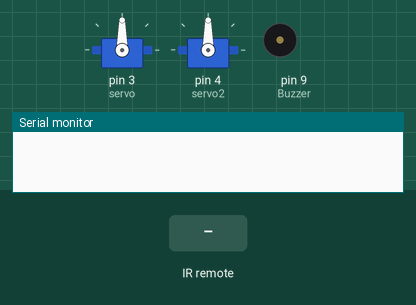
This sketch was run on a simulated Arduino Uno, built with avr-gcc and run on an emulated ATmega328P. On the bench: 2 × servo, buzzer (waves = sounding, pin HIGH), the last lines printed to the serial monitor. The inputs (shaded band) are chosen by the test bench.

Above: at 1.2 s.
1.3 s: infrared code 0xE17AD827 received
At 1.9 s:
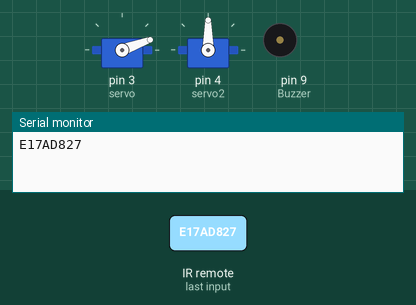
2.8 s: infrared code 0xE17A38C7 received
At 4.0 s:
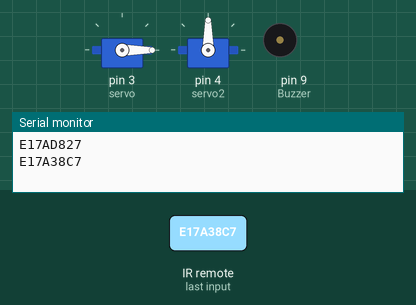
4.3 s: infrared code 0xE17AD02F received
At 5.3 s:
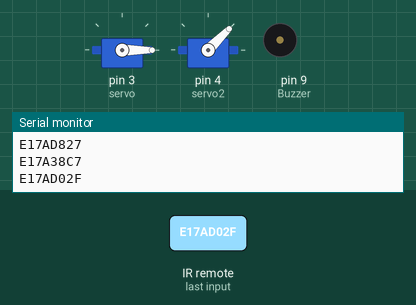
5.8 s: infrared code 0xE17A30CF received
At 6.5 s:
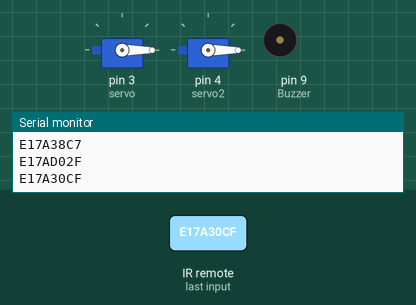
7.3 s: infrared code 0xE17AA857 received
At 7.6 s:
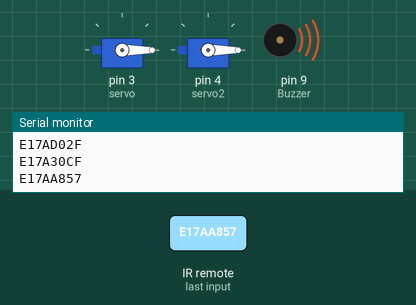
8.8 s: infrared code 0xE17AD827 received
At 10.0 s:
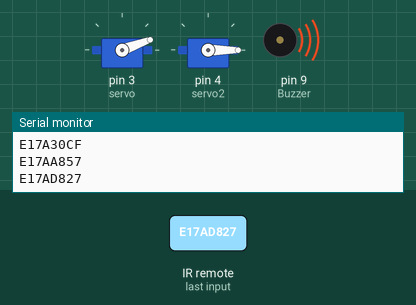
Timing chart, 0 to 11.3 s (numbered marks = the images above; inputs shaded):
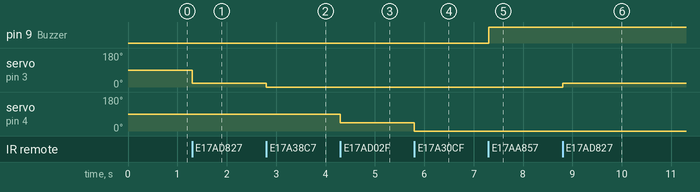

The sketch:

receptor_servo_buzzer.ino
```cpp
#include <Servo.h>
#include <IRremote.h>

//Servos
Servo servo;
Servo servo2;

//Receptor
IRrecv ir_recebe(11);
decode_results codigo_recebido;

//Variaveis movimentos
int pos_a = 0;
int pos_d = 0;
int pos_w = 0;
int pos_s = 0;

//Buzzer nao esta funcionando.
//Buzzer
float seno = 0;
int frequencia = 0;
int Buzzer = 9;

void setup(){
  //Pinagem dos servos
  servo.attach(3);
  servo2.attach(4);
  //Buzzer
  pinMode(Buzzer,OUTPUT);
  //Receptor
  ir_recebe.enableIRIn();
  Serial.begin(9600);

}


void loop() {
   //Verificando os valores lidos
   if (ir_recebe.decode(&codigo_recebido)) {

   //Mostrando os valores lidos
   if (codigo_recebido.value != 0 ){
   Serial.println(codigo_recebido.value, HEX); //mostra no serial o resultado
   }

    /*
     * Movimentos Horizontais
     */

   if ((codigo_recebido.value == 0xE17AD827)){// verifica se foi pressionado o numero 1 dos controles
      //A - E17AD827
      pos_a += 20;

      if(pos_a >= 180){
        pos_a = 180;
      }
      pos_d = pos_a;
      servo.write(pos_a);

   }
   if ((codigo_recebido.value == 0xE17A38C7)){// verifica se foi pressionado o numero 1 dos controles
      //D - E17A38C7
      pos_d -= 20;

      if(pos_d <= 0){
        pos_d = 0;
      }
      pos_a = pos_d;
      servo.write(pos_d);

   }


    /*
     * Movimentos Verticais
     */

   if ((codigo_recebido.value == 0xE17AD02F)){// verifica se foi pressionado o numero 1 dos controles
      //W - E17AD02F
       pos_w += 45;

      if(pos_w >= 180){
        pos_w = 180;
      }
      pos_s = pos_w;
      servo2.write(pos_w);

   }
   if ((codigo_recebido.value == 0xE17A30CF)){// verifica se foi pressionado o numero 1 dos controles
      //S - E17A30CF
      pos_s -= 45;

      if(pos_s <= 0){
        pos_s = 0;
      }
      pos_w = pos_s;
      servo2.write(pos_s);


   }


   if ((codigo_recebido.value == 0xE17AA857)){// verifica se foi pressionado o numero 1 dos controles
      //ENTER - E17AA857
      digitalWrite(Buzzer, HIGH);

   }


   //recebendo os dados
   ir_recebe.resume(); // recebe o próximo código
   //delay(10);
  }
}
```

Measured:
- after the input at 1.3 s, servo on pin 3 (servo): 90° → 20° at once
- after the input at 2.8 s, servo on pin 3 (servo): 20° → 0° at once
- after the input at 4.3 s, servo on pin 4 (servo2): 90° → 45° at once
- after the input at 5.8 s, servo on pin 4 (servo2): 45° → 0° at once
- after the input at 7.3 s, pin 9 (Buzzer): LOW → HIGH at once
- after the input at 8.8 s, servo on pin 3 (servo): 0° → 20° at once
